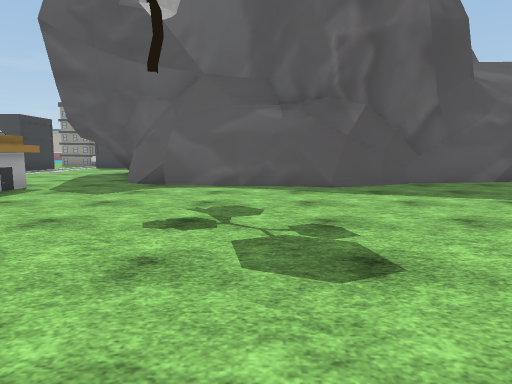
view 1 (above)

17 first-person views from a walk through a scene from a Unity 3-D project. The camera is 1.2 m above the floor, tilts 6° down and sees 70° across. The floor is counted in squares, 2 m on a side. Each view is taken from the middle of a square. On the plan, view 1 faces up. The plan holds only what a view shows up to about 10 squares ahead; the rest is blank. The place goes on beyond the plan. The player character is not drawn. Some animated figures are left out. Some surface patterns are stand-ins.

view 2
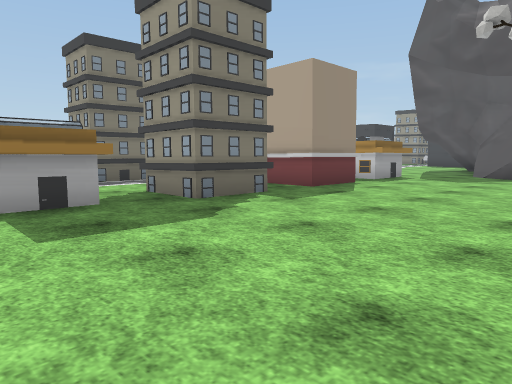

view 3
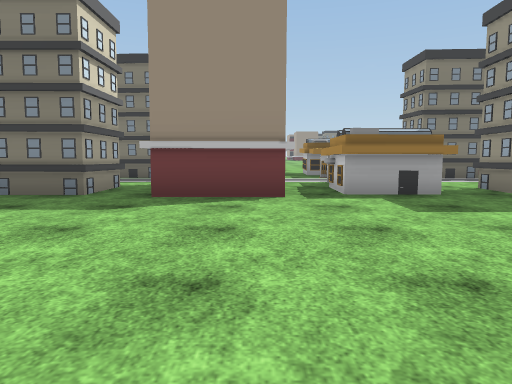

view 4
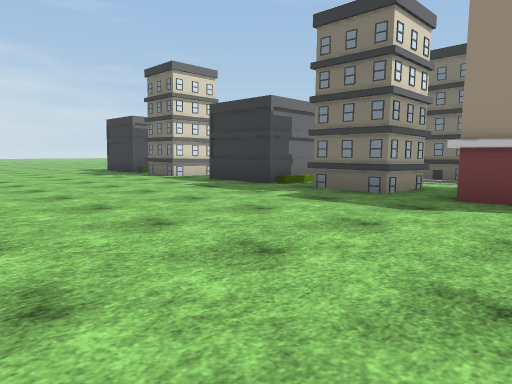

view 5
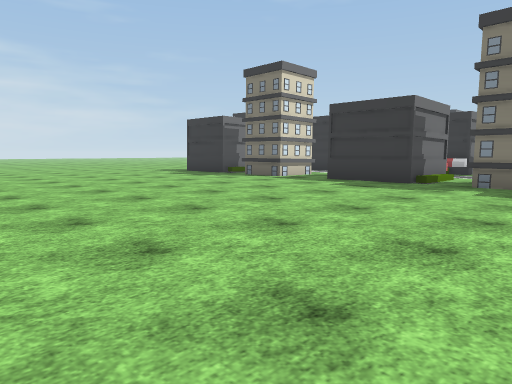

view 6
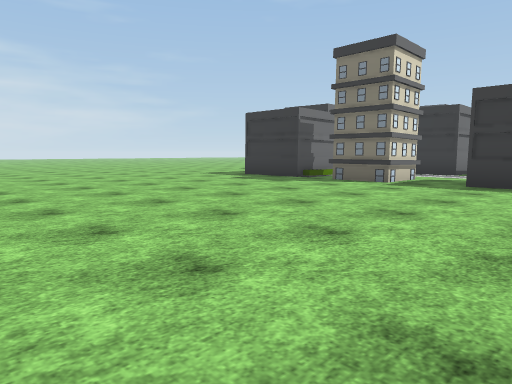

view 7
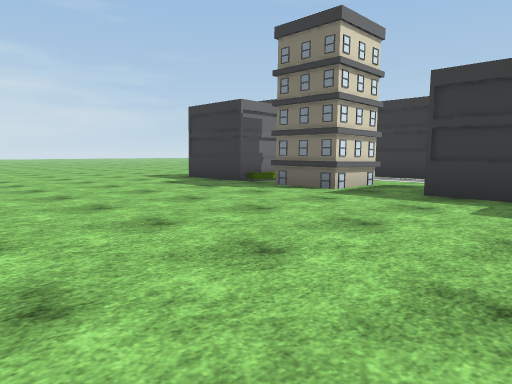

view 8
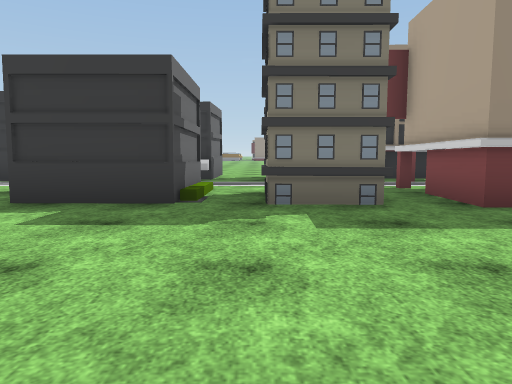

view 9
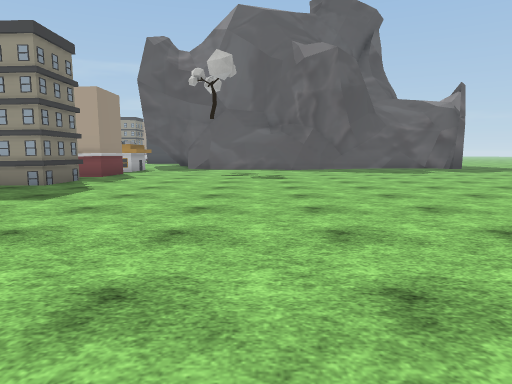

view 10
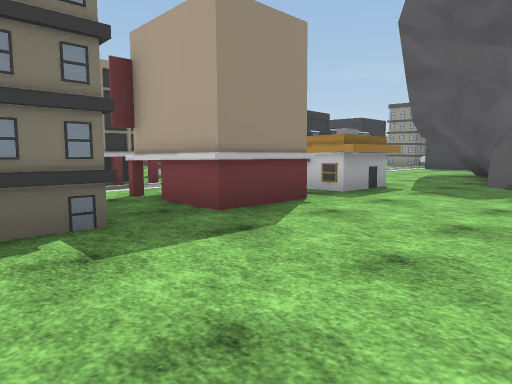

view 11
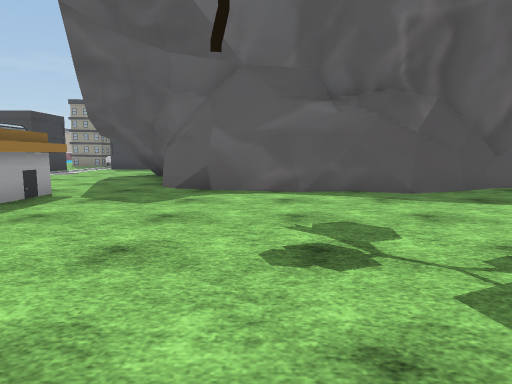

view 12
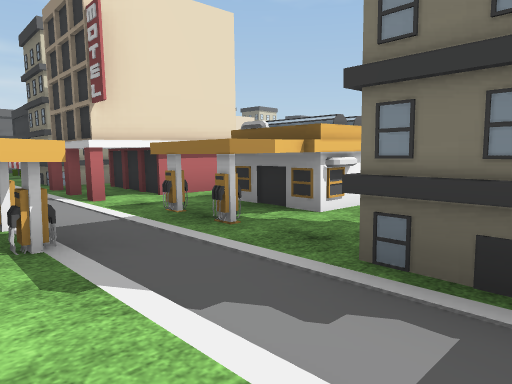

view 13
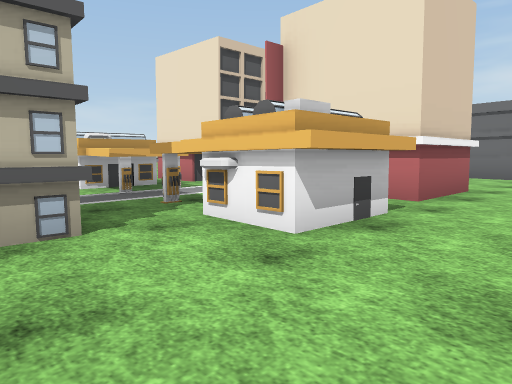

view 14
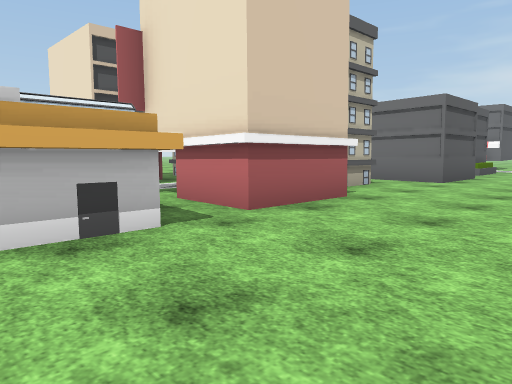

view 15
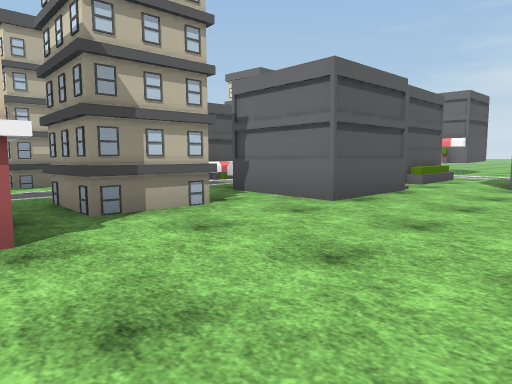

view 16
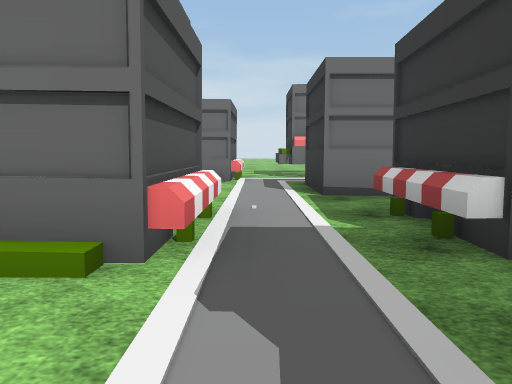

view 17
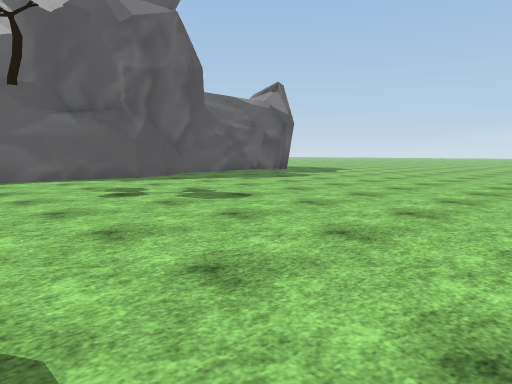

### Floor plan
Key: @ floor where view 1 was taken; # wall or solid block; x gap in a wall; . floor; = window, fence, low wall or low ledge; ^ raised ledge; B building; O other object.
Columns run from 13 left of view 1 to 3 right of it. Each row starts with its distance up from view 1.
 11        ..#
 10        ..##
  9        ...#
  8         ..###. ##
  7          ..=##^##
  6          O.......
  5         OO.......
  4     #B.B #.......
  3     #B.B##.......
  2       ...........
  1  ...B#..B#.......
  0  ...##..##...@...
 -1 ...OO...O........
 -2 ...OOO.OOO.......
 -3 .................
 -4 ...###.B##......
 -5 ...##B.B##......
 -6 .................
 -7 ....##..#B.......
 -8 .....B..x........
 -9  ..##..##........
-10  ..##B.B#........
-11  ..##..##........
-12  .......B........
-13   .###..#.......
-14   .#B#..x.......
-15   .....##.......
-16   ..BBB##.......

Where each view was taken, in squares from view 1:
view 1: 0 up, 0 right, facing up
view 2: 3 down, 0 right, facing up-left
view 3: 4 down, 1 right, facing left
view 4: 4 down, 1 right, facing down-left
view 5: 6 down, 3 right, facing down-left
view 6: 9 down, 3 right, facing down-left
view 7: 9 down, 1 right, facing down-left
view 8: 8 down, 0 right, facing left
view 9: 7 down, 0 right, facing up
view 10: 0 up, 1 left, facing up-left
view 11: 1 up, 1 left, facing up
view 12: 1 up, 6 left, facing down-left
view 13: 1 up, 12 left, facing down-right
view 14: 1 down, 13 left, facing down-right
view 15: 5 down, 13 left, facing down-right
view 16: 7 down, 7 left, facing down
view 17: 2 down, 3 left, facing up-right
